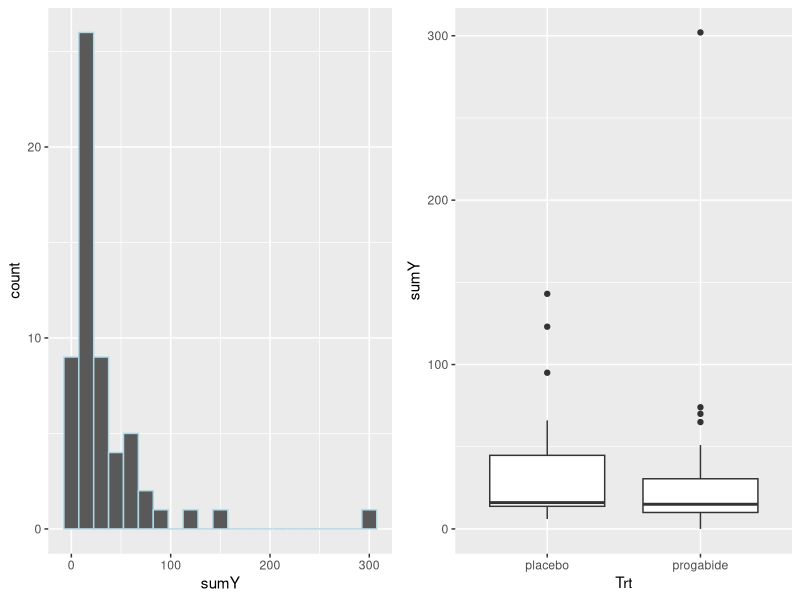

Recreate this plot in R.
## ---- chunk 1
library(AER)
data("Affairs")
attach(Affairs)
summary(Affairs)
table(affairs)
## ---- chunk 2
Affairs$ynaffair[affairs>0]<-1
Affairs$ynaffair[affairs==0]<-0
Affairs$ynaffair<-factor(Affairs$ynaffair,levels = c(0,1),labels = c("No","Yes"))
table(Affairs$ynaffair)
## ---- chunk 3
fit<-glm(ynaffair~gender+age+yearsmarried+children+religiousness+education+occupation+rating,family = binomial(),data = Affairs)
summary(fit)
## ---- chunk 4
fit.remove<-glm(ynaffair~age+yearsmarried+religiousness+rating,data=Affairs,family = binomial())
summary(fit.remove)
## ---- chunk 5
anova(fit,fit.remove,test="Chisq")
## ---- chunk 6
coef(fit.remove)
## ---- chunk 7
exp(coef(fit.remove))
## ---- chunk 8
testdata<-data.frame(rating=c(1,2,3,4,5),age=mean(Affairs$age),yearsmarried=mean(Affairs$yearsmarried),religiousness=mean(Affairs$religiousness))
testdata$prob<-predict(fit.remove,newdata = testdata,type="response")
testdata
## ---- chunk 9
testdata<-data.frame(rating=mean(Affairs$rating),age=seq(17,57,10),yearsmarried=mean(Affairs$yearsmarried),religiousness=mean(Affairs$religiousness))
testdata$prob<-predict(fit.remove,newdata = testdata,type="response")
testdata
## ---- chunk 10
fit.remove$deviance/fit.remove$df.residual
## ---- chunk 11
fit.od<-glm(ynaffair~age+yearsmarried+religiousness+rating,family = binomial(),data=Affairs)
fit.new<-glm(ynaffair~age+yearsmarried+religiousness+rating,family = quasibinomial(),data=Affairs)
pchisq(summary(fit.new)$dispersion*fit.od$df.residual,fit.od$df.residual,lower=F)
## ---- chunk 12
data(breslow.dat,package = "robust")
library(ggplot2)
g1<-ggplot(breslow.dat,aes(sumY))+geom_histogram(color="lightblue",binwidth = 15)
g2<-ggplot(breslow.dat,aes(Trt,sumY))+geom_boxplot()
library(gridExtra)
grid.arrange(g1,g2,nrow=1)
## ---- chunk 13
fit.Poisson<-glm(sumY~Base+Age+Trt,data=breslow.dat,family = poisson())
summary(fit.Poisson)
